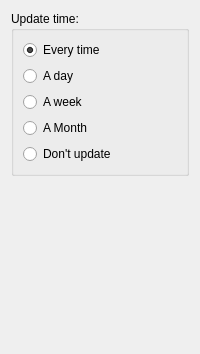
     <widget class="QWidget" name="tab">
      <attribute name="title">
       <string>Update</string>
      </attribute>
      <layout class="QGridLayout" name="gridLayout_15">
       <item row="0" column="0">
        <widget class="QGroupBox" name="groupBox_9">
         <property name="title">
          <string>Update time:</string>
         </property>
         <layout class="QGridLayout" name="gridLayout_10">
          <item row="0" column="0">
           <widget class="QRadioButton" name="rbEveryTime">
            <property name="sizePolicy">
             <sizepolicy hsizetype="Preferred" vsizetype="Preferred">
              <horstretch>0</horstretch>
              <verstretch>0</verstretch>
             </sizepolicy>
            </property>
            <property name="text">
             <string>Every time</string>
            </property>
            <property name="checked">
             <bool>true</bool>
            </property>
           </widget>
          </item>
          <item row="1" column="0">
           <widget class="QRadioButton" name="rbDay">
            <property name="sizePolicy">
             <sizepolicy hsizetype="Preferred" vsizetype="Preferred">
              <horstretch>0</horstretch>
              <verstretch>0</verstretch>
             </sizepolicy>
            </property>
            <property name="text">
             <string>A day</string>
            </property>
            <property name="checked">
             <bool>false</bool>
            </property>
           </widget>
          </item>
          <item row="2" column="0">
           <widget class="QRadioButton" name="rbWeek">
            <property name="sizePolicy">
             <sizepolicy hsizetype="Preferred" vsizetype="Preferred">
              <horstretch>0</horstretch>
              <verstretch>0</verstretch>
             </sizepolicy>
            </property>
            <property name="text">
             <string>A week</string>
            </property>
           </widget>
          </item>
          <item row="3" column="0">
           <widget class="QRadioButton" name="rbMonth">
            <property name="sizePolicy">
             <sizepolicy hsizetype="Preferred" vsizetype="Preferred">
              <horstretch>0</horstretch>
              <verstretch>0</verstretch>
             </sizepolicy>
            </property>
            <property name="text">
             <string>A Month</string>
            </property>
           </widget>
          </item>
          <item row="4" column="0">
           <widget class="QRadioButton" name="rbDont">
            <property name="sizePolicy">
             <sizepolicy hsizetype="Preferred" vsizetype="Preferred">
              <horstretch>0</horstretch>
              <verstretch>0</verstretch>
             </sizepolicy>
            </property>
            <property name="text">
             <string>Don't update</string>
            </property>
           </widget>
          </item>
         </layout>
        </widget>
       </item>
       <item row="1" column="0">
        <spacer name="verticalSpacer_5">
         <property name="orientation">
          <enum>Qt::Vertical</enum>
         </property>
         <property name="sizeHint" stdset="0">
          <size>
           <width>20</width>
           <height>167</height>
          </size>
         </property>
        </spacer>
       </item>
      </layout>
     </widget>
